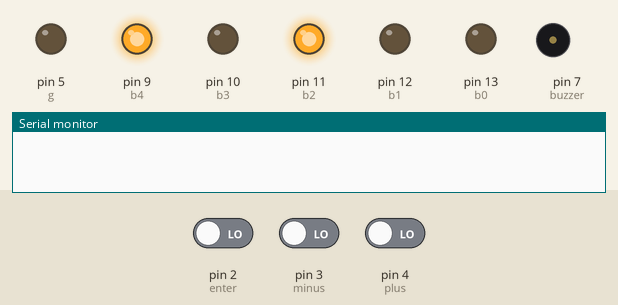
This sketch was run on a simulated Arduino Uno, built with avr-gcc and run on an emulated ATmega328P. Parts: output pins drawn as LEDs (lit = HIGH), buzzer (waves = sounding), the last lines printed to the serial monitor. Dashed ring = blinking. The test bench sets the inputs (shaded band); at power-on: pin 2 (enter) LOW, pin 3 (minus) LOW, pin 4 (plus) LOW.

Above: at 2.7 s.
2.8 s: pin 2 (enter) driven HIGH
At 4.2 s:
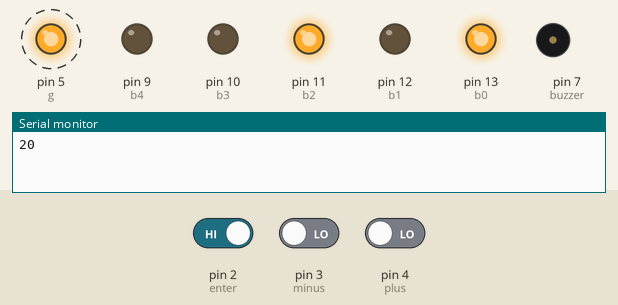
5.8 s: pin 2 (enter) driven LOW
At 6.47 s:
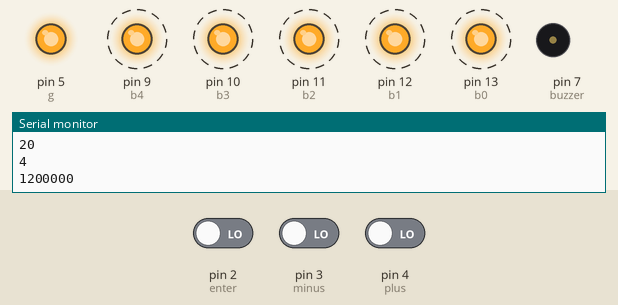
8.8 s: pin 2 (enter) driven HIGH
At 11.9 s:
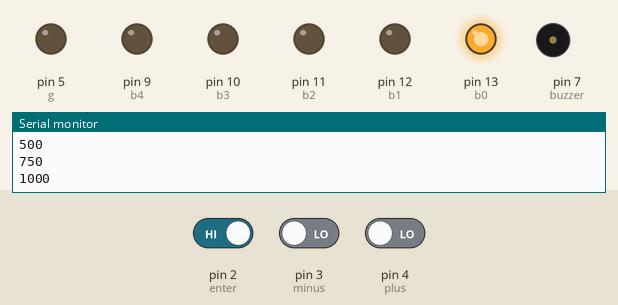
Timing chart, 0 to 13.4 s (numbered marks = the images above; inputs shaded):
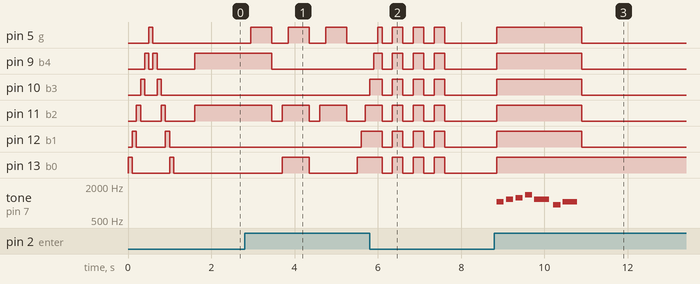

Measured:
- after the input at 2.8 s, pin 5 (g): alternates HIGH for 0.50 s and LOW for 0.40 s, starting after 0.15 s; pin 9 (b4): HIGH → LOW after 0.65 s
- after the input at 5.8 s, tone on pin 7 (buzzer): stops changing and stays silent
- after the input at 8.8 s, pin 5 (g), pin 9 (b4): LOW → HIGH after 0.05 s, → LOW 2.0 s later
- by itself, pin 10 (b3): alternates HIGH for 0.25 s and LOW for 0.25 s, 8 changes in all, then stays LOW

The sketch:

pomo.ino
```cpp
/*
 * Pomodoro timer
 *
 * Software for pomodoro timer built with Arduino
 *
 * Features 3 push buttons, 6 LEDs, and an active piezzo
 * to play sounds and emulate a timer
 */

#include "pitches.h"


// Declare button pins
const int enter = 2;
const int minus = 3;
const int plus = 4;

int enterState = 0;
int minusState = 0;
int plusState = 0;


const int buzzer = 7;
const int g = 5;
const int b0 = 13;
const int b1 = 12;
const int b2 = 11;
const int b3 = 10;
const int b4 = 9;


// time for pomodoro intervals, in minutes
int time_pomodoro = 20;
int time_break = 5;
int num_pomodoros = 4;

// variables to be used later in loops
int pomodoros_complete = 0;
long interrupt_interval_ms = 250;
long time_passed = 0;

long total_break = 0;
long total_pomodoro = 0;


/**
 * Play a melody to indicate it is time for a break
 */
void playBreaktime() {

  // THE LICK
  int melody[] = {
    NOTE_C6, NOTE_D6, NOTE_DS6, NOTE_F6, NOTE_D6, NOTE_AS5, NOTE_C6
  };
  int noteDurations[] = {
    4, 4, 4, 4, 2, 4, 2
  };

  // iterate over the notes of the melody:
  for (int thisNote = 0; thisNote < 7; thisNote++) {

    // to calculate the note duration, take one second divided by the note type.
    //e.g. quarter note = 1000 / 4, eighth note = 1000/8, etc.
    int noteDuration = 700 / noteDurations[thisNote];
    tone(buzzer, melody[thisNote], noteDuration);

    // to distinguish the notes, set a minimum time between them.
    // the note's duration + 30% seems to work well:
    int pauseBetweenNotes = noteDuration * 1.30;
    delay(pauseBetweenNotes);
    // stop the tone playing:
    noTone(buzzer);
  }
}


void allLEDoff() {
  digitalWrite(g, LOW);
  digitalWrite(b0, LOW);
  digitalWrite(b1, LOW);
  digitalWrite(b2, LOW);
  digitalWrite(b3, LOW);
  digitalWrite(b4, LOW);
}

void allLEDon() {
  digitalWrite(g, HIGH);
  digitalWrite(b0, HIGH);
  digitalWrite(b1, HIGH);
  digitalWrite(b2, HIGH);
  digitalWrite(b3, HIGH);
  digitalWrite(b4, HIGH);
}

void resetButtonStates() {
  enterState = 0;
  minusState = 0;
  plusState = 0;
}


/**
 * Show an integer in binary using the 5 blue LED
 * Maximum int that can be shown = 31
 */
void displayBinary(int num) {
  int blueLED[5] = {0};
  int index = 0;
  int rem = 0;

  while (num > 0) {
    rem = num % 2;
    num = num / 2;
    blueLED[index] = rem;
    index++;
  }

  digitalWrite(b0, blueLED[0]);
  digitalWrite(b1, blueLED[1]);
  digitalWrite(b2, blueLED[2]);
  digitalWrite(b3, blueLED[3]);
  digitalWrite(b4, blueLED[4]);
}


/**
 * Display a number in decimal using 5 blue LED
 * Range of numbers shown is 1-5
 */
void displayDecimal(int num) {
  int blueLED[5] = {0};
  int index = 0;
  while (num > 0) {
    blueLED[index] = 1;
    index++;
    num--;
  }

  digitalWrite(b0, blueLED[0]);
  digitalWrite(b1, blueLED[1]);
  digitalWrite(b2, blueLED[2]);
  digitalWrite(b3, blueLED[3]);
  digitalWrite(b4, blueLED[4]);
}


/**
 * Use buttons and LED to set timer settings for pomodoro
 */
void setVariable(int & var) {

  int interval = 150;

  while (enterState != HIGH) {

    // read state of buttons
    minusState = digitalRead(minus);
    plusState = digitalRead(plus);
    enterState = digitalRead(enter);

    // alter variable value
    if (minusState == HIGH) {
      var--;
    }
    if (plusState == HIGH) {
      var++;
    }

    // reset variable if it is out of bounds, wraparound
    if (var == 0) {
      var = 31;
    }
    if (var == 32) {
      var = 1;
    }

    displayBinary(var);

    delay(interval);
  }

  // turn on green LED to provide user feedback for variable set sucessfully
  digitalWrite(g, HIGH);
  delay(500);
}

void turnOnLights() {
  int delay2 = 100;
  digitalWrite(b0, HIGH);
  delay(delay2);
  digitalWrite(b0, LOW);
  digitalWrite(b1, HIGH);
  delay(delay2);
  digitalWrite(b1, LOW);
  digitalWrite(b2, HIGH);
  delay(delay2);
  digitalWrite(b2, LOW);
  digitalWrite(b3, HIGH);
  delay(delay2);
  digitalWrite(b3, LOW);
  digitalWrite(b4, HIGH);
  delay(delay2);
  digitalWrite(b4, LOW);
  digitalWrite(g, HIGH);
  delay(delay2);
  digitalWrite(g, LOW);
  digitalWrite(b4, HIGH);
  delay(delay2);
  digitalWrite(b4, LOW);
  digitalWrite(b3, HIGH);
  delay(delay2);
  digitalWrite(b3, LOW);
  digitalWrite(b2, HIGH);
  delay(delay2);
  digitalWrite(b2, LOW);
  digitalWrite(b1, HIGH);
  delay(delay2);
  digitalWrite(b1, LOW);
  digitalWrite(b0, HIGH);
  delay(delay2);
  digitalWrite(b0, LOW);
  delay(500);
}


/**
 * Sequence of LED to turn on/off to indicate start of a work and break segment
 */
void startWork() {
  int delay_ms = 250;
  int delay1 = 100;
  digitalWrite(b0, HIGH);
  delay(delay1);
  digitalWrite(b1, HIGH);
  delay(delay1);
  digitalWrite(b2, HIGH);
  delay(delay1);
  digitalWrite(b3, HIGH);
  delay(delay1);
  digitalWrite(b4, HIGH);
  delay(delay1);
  digitalWrite(g, HIGH);
  delay(delay1);
  allLEDoff();
  delay(delay_ms);
  allLEDon();
  delay(delay_ms);
  allLEDoff();
  delay(delay_ms);
  allLEDon();
  delay(delay_ms);
  allLEDoff();
  delay(delay_ms);
  allLEDon();
  delay(delay_ms);
  allLEDoff();
}

void startBreak() {
  allLEDon();
  playBreaktime();
  allLEDoff();
}

/**
 * Work sequence
 */
void onePomodoro() {

  time_passed = 0;

  Serial.print(total_pomodoro);

  startWork();

  while (time_passed < total_pomodoro) {
    enterState = digitalRead(enter);
    if (enterState == HIGH) {
      /**
       * press enter to jump directly to break
       */
      enterState = LOW;
      break;
    }

    time_passed += interrupt_interval_ms;
    delay(interrupt_interval_ms);
    Serial.print(time_passed);
    Serial.print("\n");
  }

  // alerts for start of break
  startBreak();
}


/**
 * Short break sequence
 */
void shortBreak() {

  time_passed = 0;

  Serial.print(total_break);

  displayDecimal(pomodoros_complete);

  while (time_passed < total_break) {
    time_passed += interrupt_interval_ms;
    delay(interrupt_interval_ms);
    Serial.print(time_passed);
    Serial.print("\n");
  }

  // after break over, lights turn on
  digitalWrite(g, HIGH);
  // press enter to start another work group
  while (enterState != HIGH) {
    enterState = digitalRead(enter);
    delay(100);
  }
  resetButtonStates();
  allLEDoff();
}


/**
 * Setup code, only run once when board first starts up
 */
void setup() {

  Serial.begin(9600);

  pinMode(g,  OUTPUT);
  pinMode(b0, OUTPUT);
  pinMode(b1, OUTPUT);
  pinMode(b2, OUTPUT);
  pinMode(b3, OUTPUT);
  pinMode(b4, OUTPUT);

  pinMode(enter, INPUT);
  pinMode(minus, INPUT);
  pinMode(plus,  INPUT);

  turnOnLights();
  int set_var_delay = 250;

  // set pomodoro time
  setVariable(time_pomodoro);
  total_pomodoro = time_pomodoro * 60000;
  allLEDoff();
  resetButtonStates();
  Serial.print(time_pomodoro);
  Serial.print("\n");
  delay(set_var_delay);

  // set break time
  setVariable(time_break);
  total_break = time_break * 60000;
  allLEDoff();
  resetButtonStates();
  Serial.print(time_pomodoro);
  Serial.print("\n");
  delay(set_var_delay);

  // set number of pomodoros before long break
  setVariable(num_pomodoros);
  allLEDoff();
  resetButtonStates();
  Serial.print(num_pomodoros);
  Serial.print("\n");
  delay(set_var_delay);
}


/**
 * Run loop forever, timer portion
 */
void loop() {

  onePomodoro();
  pomodoros_complete++;

  // long break after complete set number of pomodoros
  // get up and do something else for a half hour
  if (pomodoros_complete == num_pomodoros) {
    pomodoros_complete = 0;
    allLEDon();
    resetButtonStates();
    while (enterState != HIGH) {
      enterState = digitalRead(enter);
    }
    resetButtonStates();
    allLEDoff();
  }
  // otherwise take short break
  else {
    shortBreak();
  }

}
```

pitches.h
```cpp
/*************************************************
 * Public Constants
 *************************************************/

#define NOTE_B0  31
#define NOTE_C1  33
#define NOTE_CS1 35
#define NOTE_D1  37
#define NOTE_DS1 39
#define NOTE_E1  41
#define NOTE_F1  44
#define NOTE_FS1 46
#define NOTE_G1  49
#define NOTE_GS1 52
#define NOTE_A1  55
#define NOTE_AS1 58
#define NOTE_B1  62
#define NOTE_C2  65
#define NOTE_CS2 69
#define NOTE_D2  73
#define NOTE_DS2 78
#define NOTE_E2  82
#define NOTE_F2  87
#define NOTE_FS2 93
#define NOTE_G2  98
#define NOTE_GS2 104
#define NOTE_A2  110
#define NOTE_AS2 117
#define NOTE_B2  123
#define NOTE_C3  131
#define NOTE_CS3 139
#define NOTE_D3  147
#define NOTE_DS3 156
#define NOTE_E3  165
#define NOTE_F3  175
#define NOTE_FS3 185
#define NOTE_G3  196
#define NOTE_GS3 208
#define NOTE_A3  220
#define NOTE_AS3 233
#define NOTE_B3  247
#define NOTE_C4  262
#define NOTE_CS4 277
#define NOTE_D4  294
#define NOTE_DS4 311
#define NOTE_E4  330
#define NOTE_F4  349
#define NOTE_FS4 370
#define NOTE_G4  392
#define NOTE_GS4 415
#define NOTE_A4  440
#define NOTE_AS4 466
#define NOTE_B4  494
#define NOTE_C5  523
#define NOTE_CS5 554
#define NOTE_D5  587
#define NOTE_DS5 622
#define NOTE_E5  659
#define NOTE_F5  698
#define NOTE_FS5 740
#define NOTE_G5  784
#define NOTE_GS5 831
#define NOTE_A5  880
#define NOTE_AS5 932
#define NOTE_B5  988
#define NOTE_C6  1047
#define NOTE_CS6 1109
#define NOTE_D6  1175
#define NOTE_DS6 1245
#define NOTE_E6  1319
#define NOTE_F6  1397
#define NOTE_FS6 1480
#define NOTE_G6  1568
#define NOTE_GS6 1661
#define NOTE_A6  1760
#define NOTE_AS6 1865
#define NOTE_B6  1976
#define NOTE_C7  2093
#define NOTE_CS7 2217
#define NOTE_D7  2349
#define NOTE_DS7 2489
#define NOTE_E7  2637
#define NOTE_F7  2794
#define NOTE_FS7 2960
#define NOTE_G7  3136
#define NOTE_GS7 3322
#define NOTE_A7  3520
#define NOTE_AS7 3729
#define NOTE_B7  3951
#define NOTE_C8  4186
#define NOTE_CS8 4435
#define NOTE_D8  4699
#define NOTE_DS8 4978
```
